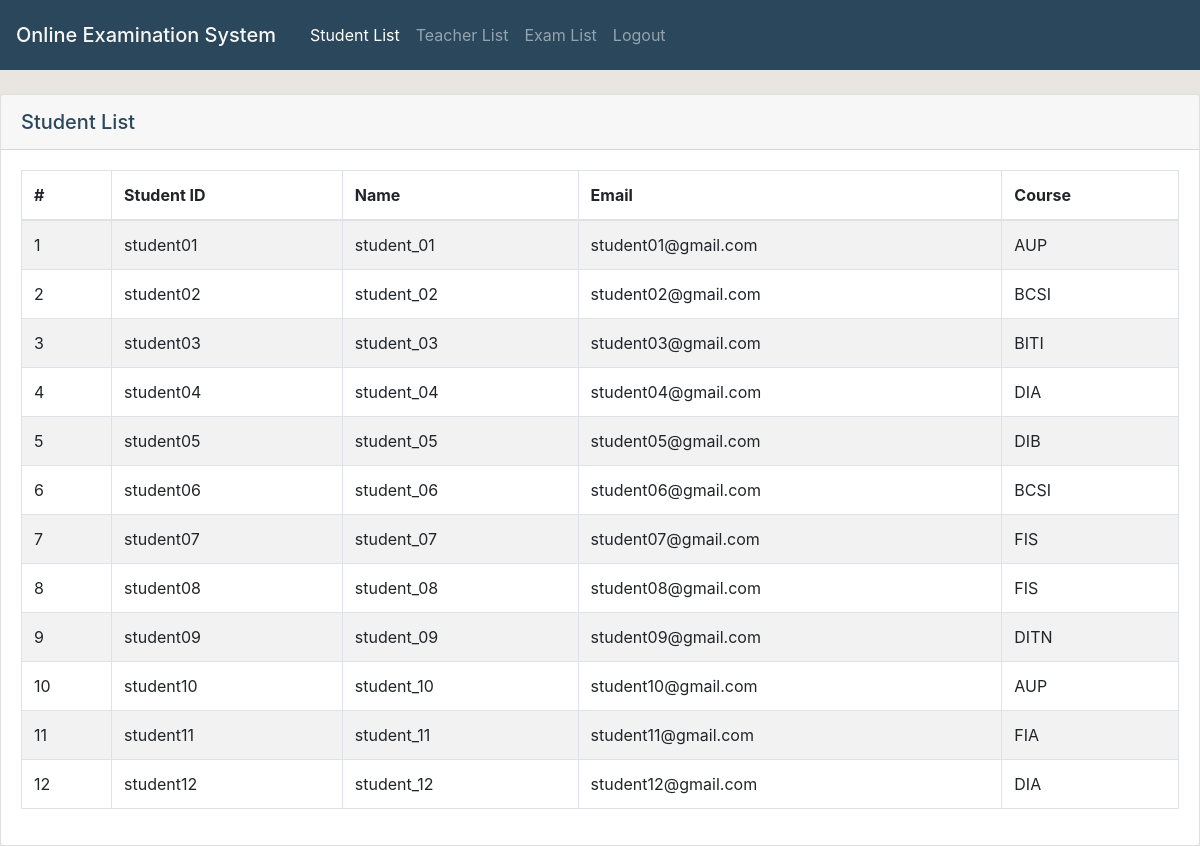
The page /adminHome.php?nav=studentList (signed in) on the database its author committed.
### tables this page shows
CREATE TABLE IF NOT EXISTS `student` (
  `studentID` varchar(10) NOT NULL,
  `studentName` varchar(40) NOT NULL,
  `email` varchar(50) NOT NULL,
  `courseID` varchar(10) NOT NULL,
  `password_hash` char(60) NOT NULL
);

### studentList.php (the view)
<div class="card">
    <div class="card-header" style="font-size: 20px; font-weight: 500;">
        Student List
    </div>
    <div class="card-body">
        <table class="table table-striped table-bordered" style="width: 100%;" id="student_table" cellspacing="0" width="100%">
            <thead>
                <tr>
                <th scope="col">#</th>
                <th scope="col">Student ID</th>
                <th scope="col">Name</th>
                <th scope="col">Email</th>
                <th scope="col">Course</th>
                </tr>
            </thead>
            <tbody>
            <?php
                $studentQuery = mysqli_query($conn, "SELECT * FROM student");
                $studentRow = mysqli_fetch_row($studentQuery);
                $i = 1;
                do {
                    echo "<tr><td>$i</td>";
                    echo "<td>{$studentRow[0]}</td>";
                    echo "<td>{$studentRow[1]}</td>";
                    echo "<td>{$studentRow[2]}</td>";
                    echo "<td>{$studentRow[3]}</td>";
                    $studentRow = mysqli_fetch_row($studentQuery);
                    $i++;
                } while ($studentRow);
            ?>
            </tbody>
        </table>
    </div>
</div>

### css/header.css (style rules this page uses)
body { background-color: #E9E6E1 ; color: #2B475C; }

### rows shown on the page
student: studentID "student01", studentName "student_01", email "student01@gmail.com", courseID "AUP"
student: studentID "student02", studentName "student_02", email "student02@gmail.com", courseID "BCSI"
student: studentID "student03", studentName "student_03", email "student03@gmail.com", courseID "BITI"
student: studentID "student04", studentName "student_04", email "student04@gmail.com", courseID "DIA"
student: studentID "student05", studentName "student_05", email "student05@gmail.com", courseID "DIB"
student: studentID "student06", studentName "student_06", email "student06@gmail.com", courseID "BCSI"
student: studentID "student07", studentName "student_07", email "student07@gmail.com", courseID "FIS"
student: studentID "student08", studentName "student_08", email "student08@gmail.com", courseID "FIS"
student: studentID "student09", studentName "student_09", email "student09@gmail.com", courseID "DITN"
student: studentID "student10", studentName "student_10", email "student10@gmail.com", courseID "AUP"
student: studentID "student11", studentName "student_11", email "student11@gmail.com", courseID "FIA"
student: studentID "student12", studentName "student_12", email "student12@gmail.com", courseID "DIA"
